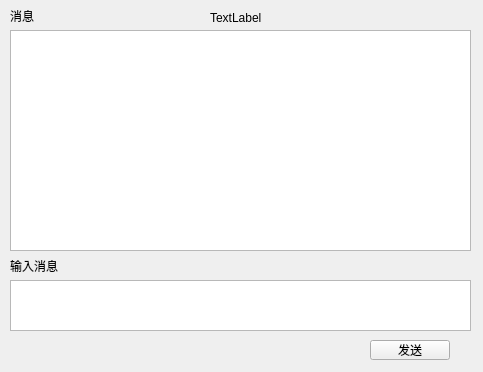
<?xml version="1.0" encoding="UTF-8"?>
<ui version="4.0">
 <class>Widget</class>
 <widget class="QWidget" name="Widget">
  <property name="geometry">
   <rect>
    <x>0</x>
    <y>0</y>
    <width>483</width>
    <height>372</height>
   </rect>
  </property>
  <property name="windowTitle">
   <string>Widget</string>
  </property>
  <widget class="QTextEdit" name="server_te_recv">
   <property name="geometry">
    <rect>
     <x>10</x>
     <y>30</y>
     <width>461</width>
     <height>221</height>
    </rect>
   </property>
  </widget>
  <widget class="QTextEdit" name="server_te_send">
   <property name="geometry">
    <rect>
     <x>10</x>
     <y>280</y>
     <width>461</width>
     <height>51</height>
    </rect>
   </property>
  </widget>
  <widget class="QPushButton" name="server_pb_send">
   <property name="geometry">
    <rect>
     <x>370</x>
     <y>340</y>
     <width>80</width>
     <height>20</height>
    </rect>
   </property>
   <property name="text">
    <string>发送</string>
   </property>
  </widget>
  <widget class="QLabel" name="server_label">
   <property name="geometry">
    <rect>
     <x>10</x>
     <y>260</y>
     <width>54</width>
     <height>12</height>
    </rect>
   </property>
   <property name="text">
    <string>输入消息</string>
   </property>
  </widget>
  <widget class="QLabel" name="server_label_2">
   <property name="geometry">
    <rect>
     <x>10</x>
     <y>10</y>
     <width>54</width>
     <height>12</height>
    </rect>
   </property>
   <property name="text">
    <string>消息</string>
   </property>
  </widget>
  <widget class="QLabel" name="server_label_info">
   <property name="geometry">
    <rect>
     <x>210</x>
     <y>10</y>
     <width>241</width>
     <height>16</height>
    </rect>
   </property>
   <property name="text">
    <string>TextLabel</string>
   </property>
  </widget>
 </widget>
 <resources/>
 <connections/>
</ui>
